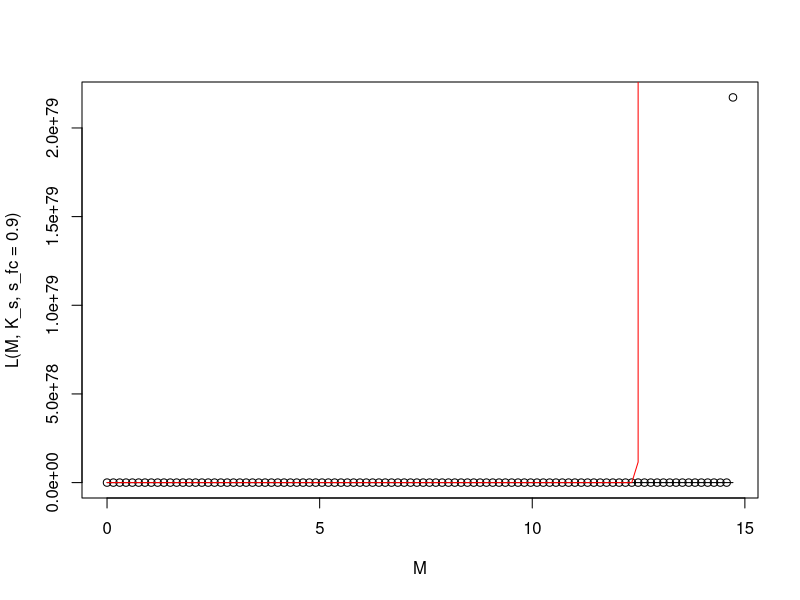

This figure's R source:

###############################################################
#Constants
R= 0.0821 # gas constant [ L atm mol-1 K-1 ]
Temp= 298 # temperature in Kelvin,  25 degrees Celsius
Mm= 58.44 # molar mass of NaCl in g/mol


# ### SOIL INPUT - medium heavy Clay
# n<-0.4473
# s_fc<-0.3936/n # Field capacity
# # Hydraulic conductivity
# K_s<-2.82*10 # mm/day

# Coarse Sand
n<-0.368 # porosity
s_fc<-0.1895/n # Field capacity
# Hydraulic conductivity
K_s<-182.68*10 # cm/day


# root depth
Zr=40 #cm



#### Salt leaching parameters
# f is the  leaching efficiency of the soil, has to be calibrated from field data 

f= 0.4 # between 0 and 1, here it is just an assumption to start with


# INFILTRATION FUNCTION ##########################################################################

Infil <- function(h,P, alpha_i=0.25, k=12, W0=0.2){
  
  I=alpha_i*h*(P+k*W0)/(P+k)
  
  return (I)
}


##### WATER UPTAKE FUNCTION#####################################################################


par_in <- list(gmax=0.05, k1=5)
WU <- function(M,P,fosm, par=par_in){ 
  
  WU=par$gmax*((M*fosm)/((M*fosm)+par$k1))*P
  
  return(WU)
}


#### PLANT BIOMASS FUNCTION ####################################################################

par_in$c=10

G <- function(M,P,fosm,par=par_in) {
  
  G = par$c*WU(M,P,fosm,par)
  
  return(G)
}


#### Mortality function ################################################################

Mo <- function(P,d=0.24) {
  
  Mo = P*d
  
  return(Mo)
}

####Leaching function ########################################################################

L <- function(M,K_s,s_fc,Zr_in=Zr,n_1=n) {
  browser()
  L=M/(Zr_in*n_1)*exp(-(s_fc-M/(Zr_in*n_1))*K_s)
  
  return(L)
}

# test L
 M <- seq(0,Zr*n,length=100)
 plot(M,L(M,K_s,s_fc=0.9))
 lines(M,L(M,K_s,s_fc=1))
 lines(M,L(M,K_s,s_fc=0.75),col="red")

###########################################################################################

 balances <- function(Rain, par=par_in,plotit=F,
                      soilpar=list(n=n,Zr=Zr, s_fc=s_fc, K_s=K_s),
                      f= 0.4, ConcConst = 2) {
   
   # f is the soil salt leaching efficiency (whether some salt is retained)
   # ConcConst is the concentration of the salt in the infiltrating water
   # Storage vectors
   M <- rep(0,length(Rain))
   h <- rep(0,length(Rain))
   #Q <- rep(0,length(Rain))
   P <- rep(0,length(Rain))
   CM<- rep(0,length(Rain))
   SmI<- rep(0,length(Rain))
   SmM <- rep(0,length(Rain))
   In <- rep(0,length(Rain))
   Leach <- rep(0,length(Rain)) # leaching
   
   # Initial values # changed a little bit, they seemed to high in earlier code examples...
   M[1] <- 5
   h[1] <- 10 
   P[1] <- 10
   CM[1]<- 0
   
   deltat <- 12 # split in 12 increments
   
   
   M_sub <- rep(0,deltat)
   h_sub <- rep(0,deltat)
   I_sub <- rep(0,deltat)
   #Q_sub <- rep(0,deltat)
   WU_sub <-rep(0,deltat)
   P_sub <- rep(0,deltat)
   G_sub <- rep(0,deltat)
   Mo_sub<- rep(0,deltat)
   SmI_sub <- rep(0,deltat) # Sm = salt mass in g in infiltration water
   SmM_sub<- rep(0,deltat) # Sm = salt mass in g in soil water
   CM_sub<- rep(0,deltat) # Salt concentration in soil water in g/L or g/mm
   Posm_bar<- rep(0,deltat) # osmotic pressure of soil water in bar
   fosm<- rep(0,deltat) # "osmotic factor", reduces available soil water to plant water uptake
   L_sub <- rep(0,deltat) # leaching
   
  
   timeincr= 1/deltat
   
   
  
  for (t in 2:length(Rain)){
    
    for (tt in 1:(deltat-1)) {
      browser()
      
      h.old <- ifelse(tt==1,h[t-1],h_sub[tt])
      P.old <- ifelse(tt==1,P[t-1],P_sub[tt])
      M.old <- ifelse(tt==1,M[t-1],M_sub[tt])
      SmI.old <-ifelse(tt==1,SmI[t-1],SmI_sub[tt])
      CM.old <-ifelse(tt==1,CM[t-1],CM_sub[tt])

      # calculating the osmotic pressure
      #       Molarity = (CM_sub/Mm) # Molarity of NaCl, (g/L*mol/g) = mol/L or mol/mm
      #       Posm_atm = Molarity*R*K # osmotic pressure in atm, Van't Hoff's law
      #       Posm_bar = Posm_atm*1.01325# osmotic pressure in bar  
      Posm_bar[tt]= ((CM.old/Mm)*R*Temp)*1.01325
      # Wilting point at 15 bar 
      #osmotic factor, fosm
      ifelse(Posm_bar[tt]<=15,fosm[tt] <- 1-(Posm_bar[tt]/15), fosm[tt] <- 0)   
      
      # balance for water depth on soil
      h_sub[tt+1] <- h.old + ifelse(tt==1,Rain[t],0) - Infil(h.old, P.old)*timeincr
      # Infiltration
      I_sub[tt] <- Infil(h.old, P.old)*timeincr
      # runoff need rethink this     
      #Q_sub <- ifelse(tt==1,Rain[t]-I_sub[tt],0)

      # 1. Update soil moisture with infiltration
      M_sub[tt + 1] <- M.old + I_sub[tt]      
      
      # Now do all plant uptake and growth
      # water uptake by plants: include infiltration in available water
      WU_sub[tt] <- WU(M_sub[tt+1],P.old,fosm[tt],par)*timeincr
      
      # growth rate
      G_sub[tt] <- G(M_sub[tt+1],P.old,fosm[tt],par)*timeincr
      # Mortality
      Mo_sub[tt]<- Mo(P.old)*timeincr
      # calculate plant biomass balance
      P_sub[tt + 1] <- P.old + G_sub[tt]- Mo_sub[tt] 
      
      # re-calculate water balance
      # 2. before leaching
      M_sub[tt + 1] <- M.old + I_sub[tt] - WU_sub[tt] #- L_sub[tt] 
      # 3. calculate leaching amount
      L_sub[tt] <- L(M_sub[tt+1], soilpar$K_s, soilpar$s_fc,soilpar$Zr,soilpar$n)*timeincr
      # 4. final adjust soil moisture for leaching
       M_sub[tt + 1] <- M_sub[tt+1] - L_sub[tt]
      
      # calculate saltbalance
      L_salt <- CM.old*L_sub[tt]
      SmI_sub[tt+1]<- SmI.old + I_sub[tt]*ConcConst - L_salt
      # this line is actually superfluous
      SmM_sub[tt+1] <- SmI_sub[tt+1] 
      

    ### Calculate salt concentration in the soil
      CM_sub[tt+1]<- SmM_sub[tt+1]/M_sub[tt+1]

# from:
# Ritzema, H. P. Drainage principles and applications. 
# No. Ed. 2. International Institute for Land Reclamation and Improvement (ILRI), 1994.
      

    } 
    
    #Q[t] <- Q_sub
    P[t] = P_sub[deltat]
    M[t] = M_sub[deltat]
    h[t] = h_sub[deltat]
    CM[t] = CM_sub[deltat]
    # note the added SmI[t]
    SmM[t] = SmI[t] = SmM_sub[deltat]
    In[t]= I_sub[tt]
    Leach[t] = L_sub[tt]

}


if (plotit==T) {  
  plot(M, type="l",ylim=c(0,30),xlim=c(0,time),main=paste("lambda=", lambda[j],"alpha=", alpha[i]))
  points(Rain*10, type="h", col="skyblue")
  #   lines(Rain*10, type="h", col="deepskyblue", xlim=c(0,time), ylim=c(0,150), xlab="time", ylab="State variable" )
#      lines(Leach,type="l", col="orange")
#      lines(h,type="l", col="green")
     abline(h=0, col="Gray50",lwd=2,lty=2)
  
#   lines(Q,type="l", col="darkblue")
    lines(P,type="l", col="green")
  lines(SmM,type="l", col="red")
  lines(CM,type="l", col="purple")
  
  
  # legend("topleft",c("Moisture","Rainfall","Infiltration","overland depth","salt concentration in soil water"),
         # col=c("black","skyblue","darkblue","green","red"),lty=1)#,"skyblue"),lty=1)
}
Out <- data.frame(P=P,M=M,h=h, CM=CM, SmM=SmM, In=In, Leach=Leach)
return(Out)
}







